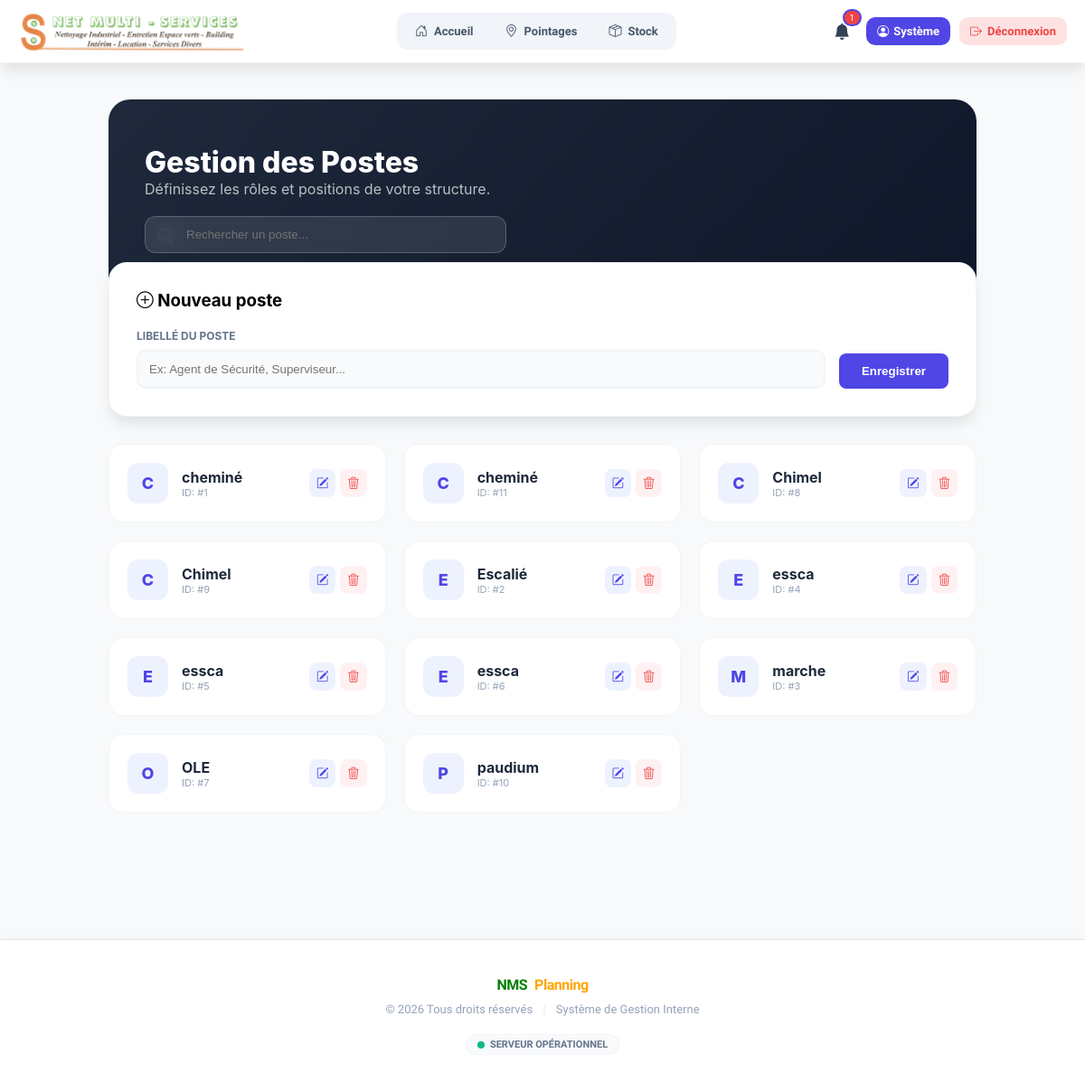
The page /admin/postes.php (signed in) on the database its author committed.
### tables this page shows
CREATE TABLE `postes` (
  `id_poste` int NOT NULL AUTO_INCREMENT,
  `libelle` varchar(150) NOT NULL,
  `description` text,
  `id_site` int NOT NULL,
  PRIMARY KEY (`id_poste`),
  KEY `fk_poste_site` (`id_site`),
  CONSTRAINT `fk_poste_site` FOREIGN KEY (`id_site`) REFERENCES `sites` (`id_site`) ON DELETE CASCADE
);

### admin/postes.php (the view, shortened to what this page needs)
<?php
require_once __DIR__ . '/../config/database.php';
$editing = false; $edit_poste = null;
$stmt = $pdo->query('SELECT * FROM postes ORDER BY libelle');
$postes = $stmt->fetchAll(PDO::FETCH_ASSOC);
?>
<?php include_once __DIR__ . '/../includes/header.php'; ?>
<div class="page-wrapper">
    <div class="hero-admin">
        <h1 style="margin:0; font-weight: 850;">Gestion des Postes</h1>
        <p style="opacity: 0.7;">Définissez les rôles et positions de votre structure.</p>
        <div class="search-box">
            <span style="position:absolute; left:15px; top:12px; opacity:0.5;"><i class="bi bi-search"></i></span>
            <input type="text" id="searchInput" placeholder="Rechercher un poste...">
        </div>
    </div>
    <div class="action-card">
        <h3 style="margin:0 0 20px 0;"><?= $editing ? '<i class="bi bi-pencil-square"></i> Modifier le poste' : '<i class="bi bi-plus-circle"></i> Nouveau poste' ?></h3>
        <form method="post">
            <div style="display: flex; gap: 15px; align-items: flex-end;">
                <div style="flex-grow: 1;">
                    <label class="form-label">Libellé du poste</label>
                    <input type="text" name="libelle" class="input-modern" placeholder="Ex: Agent de Sécurité, Superviseur..." value="<?= $editing ? htmlspecialchars($edit_poste['libelle']) : '' ?>" required autofocus>
                </div>
                <button name="<?= $editing ? 'update_poste' : 'add_poste' ?>" class="btn-icon" style="background: var(--primary); color: white; padding: 12px 25px; font-weight: 700;">
                    <?= $editing ? 'Mettre à jour' : 'Enregistrer' ?>
                </button>
            </div>
        </form>
    </div>
    <div class="postes-grid" id="postesContainer">
        <?php foreach ($postes as $p):
             $id = (int)($p['id_poste'] ?? $p['id']);
        ?>
            <div class="poste-item" data-name="<?= strtolower(htmlspecialchars($p['libelle'])) ?>">
                <div style="display: flex; align-items: center; gap: 15px;">
                    <div class="poste-icon"><?= strtoupper(substr($p['libelle'], 0, 1)) ?></div>
                    <div>
                        <div style="font-weight: 700; color: #1e293b;"><?= htmlspecialchars($p['libelle']) ?></div>
                        <div style="font-size: 11px; color: #94a3b8;">ID: #<?= $id ?></div>
                    </div>
                </div>
                <div style="display: flex; gap: 5px;">
                    <form method="post" style="margin:0">
                        <button class="btn-icon" style="background: var(--primary-light); color: var(--primary);" title="Modifier"><i class="bi bi-pencil-square"></i></button>
                    </form>
                    <form method="post" style="margin:0" onsubmit="return confirm('Supprimer ce poste ?');">
                        <button class="btn-icon" style="background: #fff1f2; color: var(--danger);" title="Supprimer"><i class="bi bi-trash3"></i></button>
                    </form>
                </div>
            </div>
        <?php endforeach; ?>
    </div>
</div>
<?php include_once __DIR__ . '/../includes/footer.php'; ?>

### assets/css/layout/header.css (style rules this page uses)
:root { --primary: #FF9800; --primary-dark: #E68900; --danger: #FF5252; --success: #4CAF50; --info: #2196F3; --text-main: #1A1C1E; --shadow: 0 4px 12px rgba(0,0,0,0.05); }
* { margin: 0; padding: 0; box-sizing: border-box; }
body { font-family: 'Plus Jakarta Sans', sans-serif; background-color: #F8F9FA; }

### assets/css/pages/admin/postes.css (style rules this page uses)
:root { --primary: #4f46e5; --primary-light: #eef2ff; --danger: #ef4444; --shadow: 0 10px 15px -3px rgba(0,0,0,0.1); }
.page-wrapper { max-width: 1000px; margin: 40px auto; padding: 0 20px; font-family: 'Inter', sans-serif; }
.hero-admin { background: linear-gradient(135deg, #1e293b 0%, #0f172a 100%); padding: 50px 40px; border-radius: 24px; color: white; margin-bottom: -40px; position: relative; }
.search-box { position: relative; max-width: 400px; margin-top: 20px; }
.search-box input { width: 100%; padding: 12px 15px 12px 45px; border-radius: 12px; border: 1px solid rgba(255,255,255,0.2); background: rgba(255,255,255,0.1); color: white; backdrop-filter: blur(10px); }
.action-card { background: white; border-radius: 20px; padding: 30px; box-shadow: var(--shadow); border: 1px solid #f1f5f9; position: relative; z-index: 10; margin-bottom: 30px; }
.form-label { display: block; font-size: 12px; font-weight: 700; color: #64748b; margin-bottom: 8px; text-transform: uppercase; }
.input-modern { width: 100%; padding: 12px; border-radius: 10px; border: 2px solid #f1f5f9; background: #f8fafc; transition: 0.3s; }
.postes-grid { display: grid; grid-template-columns: repeat(auto-fill, minmax(280px, 1fr)); gap: 20px; }
.poste-item { background: white; padding: 20px; border-radius: 16px; border: 1px solid #f1f5f9; display: flex; justify-content: space-between; align-items: center; transition: 0.3s; }
.poste-icon { width: 45px; height: 45px; background: var(--primary-light); color: var(--primary); border-radius: 12px; display: flex; align-items: center; justify-content: center; font-weight: 800; font-size: 18px; }
.btn-icon { padding: 8px; border-radius: 8px; border: none; cursor: pointer; transition: 0.2s; }

### rows shown on the page
postes: libelle "C", libelle "cheminé", id_poste "1"
postes: libelle "C", libelle "cheminé", id_poste "11"
postes: libelle "C", libelle "Chimel", id_poste "8"
postes: libelle "C", libelle "Chimel", id_poste "9"
postes: libelle "E", libelle "Escalié", id_poste "2"
postes: libelle "E", libelle "essca", id_poste "4"
postes: libelle "E", libelle "essca", id_poste "5"
postes: libelle "E", libelle "essca", id_poste "6"
postes: libelle "M", libelle "marche", id_poste "3"
postes: libelle "O", libelle "OLE", id_poste "7"
postes: libelle "P", libelle "paudium", id_poste "10"

### other values the page prints
$notifications_count "1"
$prenom "Système"
